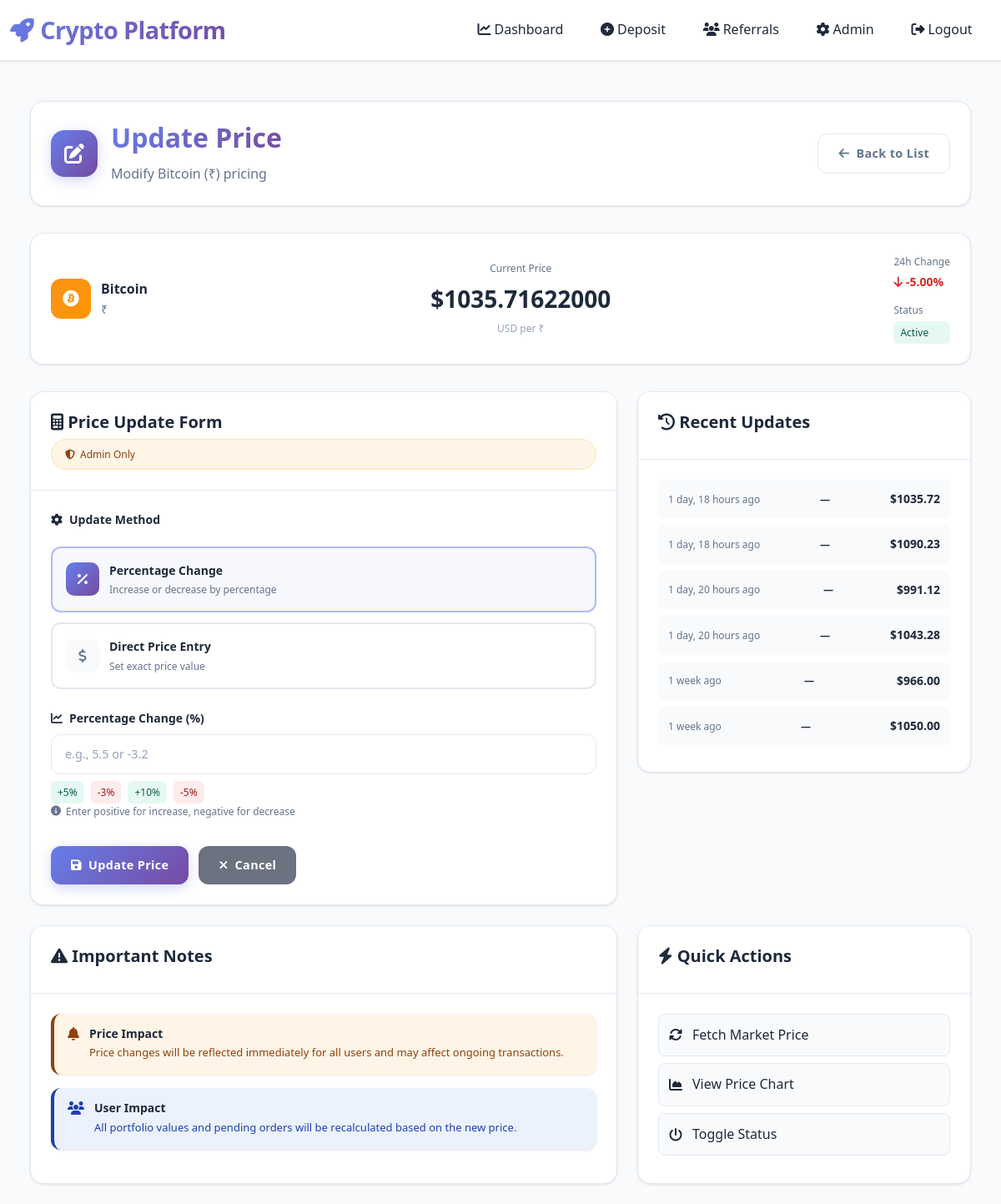
The app's page /trading/admin/cryptocurrencies/1/update-price/ (signed in) with its own data.
### trading/models.py (models this page shows, shortened)
class Cryptocurrency(models.Model):
    name = models.CharField(max_length=50)  # Bitcoin, Ethereum, etc.
    symbol = models.CharField(max_length=10)  # BTC, ETH, etc.
    total_supply = models.DecimalField(max_digits=20, decimal_places=8)
    current_price = models.DecimalField(max_digits=20, decimal_places=8)
    price_change_24h = models.DecimalField(max_digits=5, decimal_places=2, default=0)
    is_active = models.BooleanField(default=True)
    created_at = models.DateTimeField(auto_now_add=True)
    updated_at = models.DateTimeField(auto_now=True)
    class Meta:
        verbose_name_plural = "Cryptocurrencies"

class PriceHistory(models.Model):
    cryptocurrency = models.ForeignKey(Cryptocurrency, on_delete=models.CASCADE)
    price = models.DecimalField(max_digits=20, decimal_places=8)
    timestamp = models.DateTimeField(auto_now_add=True)
    class Meta:
        ordering = ['-timestamp']

### trading/views.py (the view)
# urls.py: path('admin/cryptocurrencies/<int:crypto_id>/update-price/', views.price_update, name='admin_price_update'),
@user_passes_test(is_staff)
def price_update(request, crypto_id):
    crypto = get_object_or_404(Cryptocurrency, pk=crypto_id)
    if request.method == 'POST':
        form = PriceUpdateForm(request.POST)
        if form.is_valid():
            update_type = form.cleaned_data['update_type']
            if update_type == 'percentage':
                percentage = Decimal(str(form.cleaned_data['percentage']))
                new_price = crypto.current_price * (Decimal('1') + percentage / Decimal('100'))
                crypto.price_change_24h = float(percentage)
            else:  # direct
                new_price = Decimal(str(form.cleaned_data['new_price']))
                old_price = crypto.current_price
                percentage = ((new_price - old_price) / old_price) * Decimal('100')
                crypto.price_change_24h = float(percentage)
            crypto.current_price = new_price
            crypto.save()
            PriceHistory.objects.create(cryptocurrency=crypto, price=new_price)
            messages.success(request, f"{crypto.symbol} price updated to ${new_price}")
            return redirect('trading:admin_crypto_list')
    else:
        form = PriceUpdateForm()
    price_history = PriceHistory.objects.filter(cryptocurrency=crypto).order_by('-timestamp')[:10]
    return render(request, 'trading/admin/price_update.html', {
        'form': form,
        'crypto': crypto,
        'price_history': price_history
    })

### trading/forms.py
class PriceUpdateForm(forms.Form):
    UPDATE_TYPE_CHOICES = [
        ('percentage', 'Percentage Change'),
        ('direct', 'Direct Price'),
    ]
    update_type = forms.ChoiceField(choices=UPDATE_TYPE_CHOICES, widget=forms.RadioSelect)
    percentage = forms.DecimalField(max_digits=5, decimal_places=2, required=False,
                                   widget=forms.NumberInput(attrs={'class': 'form-control', 'step': '0.01'}))
    new_price = forms.DecimalField(max_digits=20, decimal_places=8, required=False,
                                  widget=forms.NumberInput(attrs={'class': 'form-control', 'step': '0.00000001'}))

### trading/views.py (called while the page is built)
def is_staff(user):
    return user.is_staff

### templates/trading/admin/price_update.html (shortened to what this page needs)
{% extends 'base.html' %}
{% load crispy_forms_tags %}
{% block content %}
<div class="price-update-container">
    <div class="page-header">
        <div class="header-content">
            <div class="header-icon">
                <i class="fas fa-edit"></i>
            </div>
            <div class="header-text">
                <h1 class="page-title gradient-text">Update Price</h1>
                <p class="page-subtitle">Modify {{ crypto.name }} ({{ crypto.symbol }}) pricing</p>
            </div>
        </div>
        <div class="header-actions">
            <a href="{% url 'trading:admin_crypto_list' %}" class="btn btn-outline">
                <i class="fas fa-arrow-left"></i>
                Back to List
            </a>
        </div>
    </div>
    <div class="current-price-card">
        <div class="crypto-info">
            <div class="crypto-avatar">
                <i class="fab fa-bitcoin"></i>
            </div>
            <div class="crypto-details">
                <div class="crypto-name">{{ crypto.name }}</div>
                <div class="crypto-symbol">{{ crypto.symbol }}</div>
            </div>
        </div>
        <div class="price-display">
            <div class="price-label">Current Price</div>
            <div class="price-value">${{ crypto.current_price|floatformat:8 }}</div>
            <div class="price-note">USD per {{ crypto.symbol }}</div>
        </div>
        <div class="market-info">
            <div class="market-item">
                <span class="market-label">24h Change</span>
                <span class="market-value {% if crypto.price_change_24h >= 0 %}positive{% else %}negative{% endif %}">
                    <i class="fas fa-arrow-{% if crypto.price_change_24h >= 0 %}up{% else %}down{% endif %}"></i>
                    {{ crypto.price_change_24h|floatformat:2 }}%
                </span>
            </div>
            <div class="market-item">
                <span class="market-label">Status</span>
                <span class="status-badge {% if crypto.is_active %}active{% else %}inactive{% endif %}">
                    {% if crypto.is_active %}Active{% else %}Inactive{% endif %}
                </span>
            </div>
        </div>
    </div>
    <div class="content-grid">
        <div class="form-section">
            <div class="card">
                <div class="card-header">
                    <h5 class="card-title">
                        <i class="fas fa-calculator"></i>
                        Price Update Form
                    </h5>
                    <div class="security-badge">
                        <i class="fas fa-shield-alt"></i>
                        Admin Only
                    </div>
                </div>
                <div class="card-body">
                    <form method="post" class="price-update-form">
                        <div class="form-group">
                            <label class="form-label">
                                <i class="fas fa-cog"></i>
                                Update Method
                            </label>
                            <div class="radio-group">
                                <div class="radio-option">
                                    <label class="radio-label" for="percentage">
                                        <div class="radio-icon">
                                            <i class="fas fa-percentage"></i>
                                        </div>
                                        <div class="radio-content">
                                            <div class="radio-title">Percentage Change</div>
                                            <div class="radio-desc">Increase or decrease by percentage</div>
                                        </div>
                                    </label>
                                </div>
                                <div class="radio-option">
                                    <label class="radio-label" for="direct">
                                        <div class="radio-icon">
                                            <i class="fas fa-dollar-sign"></i>
                                        </div>
                                        <div class="radio-content">
                                            <div class="radio-title">Direct Price Entry</div>
                                            <div class="radio-desc">Set exact price value</div>
                                        </div>
                                    </label>
                                </div>
                            </div>
                        </div>
                        <div id="percentage-input" class="form-group">
                            <label for="id_percentage" class="form-label">
                                <i class="fas fa-chart-line"></i>
                                Percentage Change (%)
                            </label>
                            <div class="input-with-examples">
                                <input type="number" step="0.01" class="form-control" name="percentage" id="id_percentage" placeholder="e.g., 5.5 or -3.2">
                                <div class="input-examples">
                                    <span class="example positive" onclick="setPercentage(5)">+5%</span>
                                    <span class="example negative" onclick="setPercentage(-3)">-3%</span>
                                    <span class="example positive" onclick="setPercentage(10)">+10%</span>
                                    <span class="example negative" onclick="setPercentage(-5)">-5%</span>
                                </div>
                            </div>
                            <div class="field-help">
                                <i class="fas fa-info-circle"></i>
                                Enter positive for increase, negative for decrease
                            </div>
                        </div>
                        <div class="form-actions">
                            <button type="submit" class="btn btn-primary">
                                <i class="fas fa-save"></i>
                                Update Price
                            </button>
                            <a href="{% url 'trading:admin_crypto_list' %}" class="btn btn-secondary">
                                <i class="fas fa-times"></i>
                                Cancel
                            </a>
                        </div>
                    </form>
                </div>
            </div>
        </div>
        <div class="info-section">
        <div class="card">
            <div class="card-header">
                <h5 class="card-title">
                    <i class="fas fa-history"></i>
                    Recent Updates
                </h5>
            </div>
            <div class="card-body">
                {% for item in price_history %}
                    <div class="history-item">
                        <div class="history-time">{{ item.timestamp|timesince }} ago</div>
                        <div class="history-change {% if item.change > 0 %}positive{% elif item.change < 0 %}negative{% endif %}">
                            {% if item.change is not None %}
                                {% if item.change > 0 %}
                                    +{{ item.change|floatformat:1 }}%
                                {% else %}
                                    {{ item.change|floatformat:1 }}%
                                {% endif %}
                            {% else %}
                                —
                            {% endif %}
                        </div>
                        <div class="history-price">
                            ${{ item.price|floatformat:2 }}
                        </div>
                    </div>
                {% empty %}
                    <div class="history-item">No price history available.</div>
                {% endfor %}
            </div>
        </div>
    </div>
            <div class="card">
                <div class="card-header">
                    <h5 class="card-title">
                        <i class="fas fa-exclamation-triangle"></i>
                        Important Notes
                    </h5>
                </div>
                <div class="card-body">
                    <div class="alert alert-warning">
                        <div class="alert-content">
                            <i class="fas fa-bell"></i>
                            <div>
                                <h6>Price Impact</h6>
                                <p>Price changes will be reflected immediately for all users and may affect ongoing transactions.</p>
                            </div>
                        </div>
                    </div>
                    <div class="alert alert-info">
                        <div class="alert-content">
                            <i class="fas fa-users"></i>
                            <div>
                                <h6>User Impact</h6>
                                <p>All portfolio values and pending orders will be recalculated based on the new price.</p>
                            </div>
                        </div>
                    </div>
                </div>
            </div>
            <div class="card">
                <div class="card-header">
                    <h5 class="card-title">
                        <i class="fas fa-bolt"></i>
                        Quick Actions
                    </h5>
                </div>
                <div class="card-body">
                    <div class="quick-actions">
                        <button class="quick-action-btn" onclick="fetchMarketPrice()">
                            <i class="fas fa-sync-alt"></i>
                            <span>Fetch Market Price</span>
                        </button>
                        <button class="quick-action-btn" onclick="viewPriceChart()">
                            <i class="fas fa-chart-area"></i>
                            <span>View Price Chart</span>
                        </button>
                        <button class="quick-action-btn" onclick="toggleCryptoStatus()">
                            <i class="fas fa-power-off"></i>
                            <span>Toggle Status</span>
                        </button>
                    </div>
                </div>
            </div>
        </div>
    </div>
</div>
{% endblock %}

### templates/base.html (style rules this page uses)
:root { --primary-gradient: linear-gradient(135deg, #667eea 0%, #764ba2 100%); --secondary-gradient: linear-gradient(135deg, #f093fb 0%, #f5576c 100%); --success-gradient: linear-gradient(135deg, #4facfe 0%, #00f2fe 100%); --light-bg: #f8fafc; --white-bg: #ffffff; --card-bg: #ffffff; --border-color: #e2e8f0; --text-primary: #1e293b; --text-secondary: #64748b; --text-muted: #94a3b8; --shadow-light: 0 1px 3px rgba(0, 0, 0, 0.1); --shadow-medium: 0 4px 6px rgba(0, 0, 0, 0.1); --shadow-large: 0 8px 25px rgba(0, 0, 0, 0.15); }
* { margin: 0; padding: 0; box-sizing: border-box; }
body { background: var(--light-bg); color: var(--text-primary); font-family: 'Segoe UI', system-ui, -apple-system, sans-serif; min-height: 100vh; line-height: 1.6; }
.alert { border: none; border-radius: 16px; box-shadow: var(--shadow-light); position: relative; overflow: hidden; border-left: 4px solid; }
.alert-warning { background: rgba(245, 158, 11, 0.1); color: #92400e; border-left-color: #f59e0b; }
.alert-info { background: rgba(59, 130, 246, 0.1); color: #1e40af; border-left-color: #3b82f6; }
.card { background: var(--card-bg); border: 1px solid var(--border-color); border-radius: 16px; box-shadow: var(--shadow-light); transition: all 0.3s ease; position: relative; overflow: hidden; }
.card-header { background: var(--white-bg); border-bottom: 1px solid var(--border-color); font-weight: 600; padding: 1.5rem; border-radius: 16px 16px 0 0; color: var(--text-primary); }
.card-body { padding: 1.5rem; }
.btn { border: none; border-radius: 12px; font-weight: 600; padding: 0.75rem 1.5rem; transition: all 0.3s ease; position: relative; overflow: hidden; text-transform: none; letter-spacing: 0.025em; font-size: 0.9rem; display: inline-flex; align-items: center; gap: 0.5rem; }
.btn-primary { background: var(--primary-gradient); color: white; box-shadow: 0 4px 15px rgba(102, 126, 234, 0.3); }
.btn-secondary { background: #6b7280; color: white; }
.btn-outline { background: var(--white-bg); color: var(--text-secondary); border: 1px solid var(--border-color); }
.form-control, .form-select { background: var(--white-bg); border: 1px solid var(--border-color); border-radius: 12px; color: var(--text-primary); padding: 0.75rem 1rem; transition: all 0.3s ease; font-size: 0.9rem; }
.form-control::placeholder { color: var(--text-muted); }
.form-label { color: var(--text-primary); font-weight: 500; margin-bottom: 0.5rem; font-size: 0.9rem; }
.gradient-text { background: var(--primary-gradient); background-clip: text; -webkit-background-clip: text; -webkit-text-fill-color: transparent; font-weight: 700; }
h1, h2, h3, h4, h5, h6 { color: var(--text-primary); font-weight: 600; }
.page-title { font-size: 2rem; font-weight: 700; margin-bottom: 0.5rem; }

### records on screen
Cryptocurrency: name "Bitcoin", symbol "₹", current_price "1035.71622000", price_change_24h "-5.00"
PriceHistory: timestamp "1 day, 18 hours", price "1035.72"
PriceHistory: timestamp "1 day, 18 hours", price "1090.23"
PriceHistory: timestamp "1 day, 20 hours", price "991.12"
PriceHistory: timestamp "1 day, 20 hours", price "1043.28"
PriceHistory: timestamp "1 week", price "966.00"
PriceHistory: timestamp "1 week", price "1050.00"
